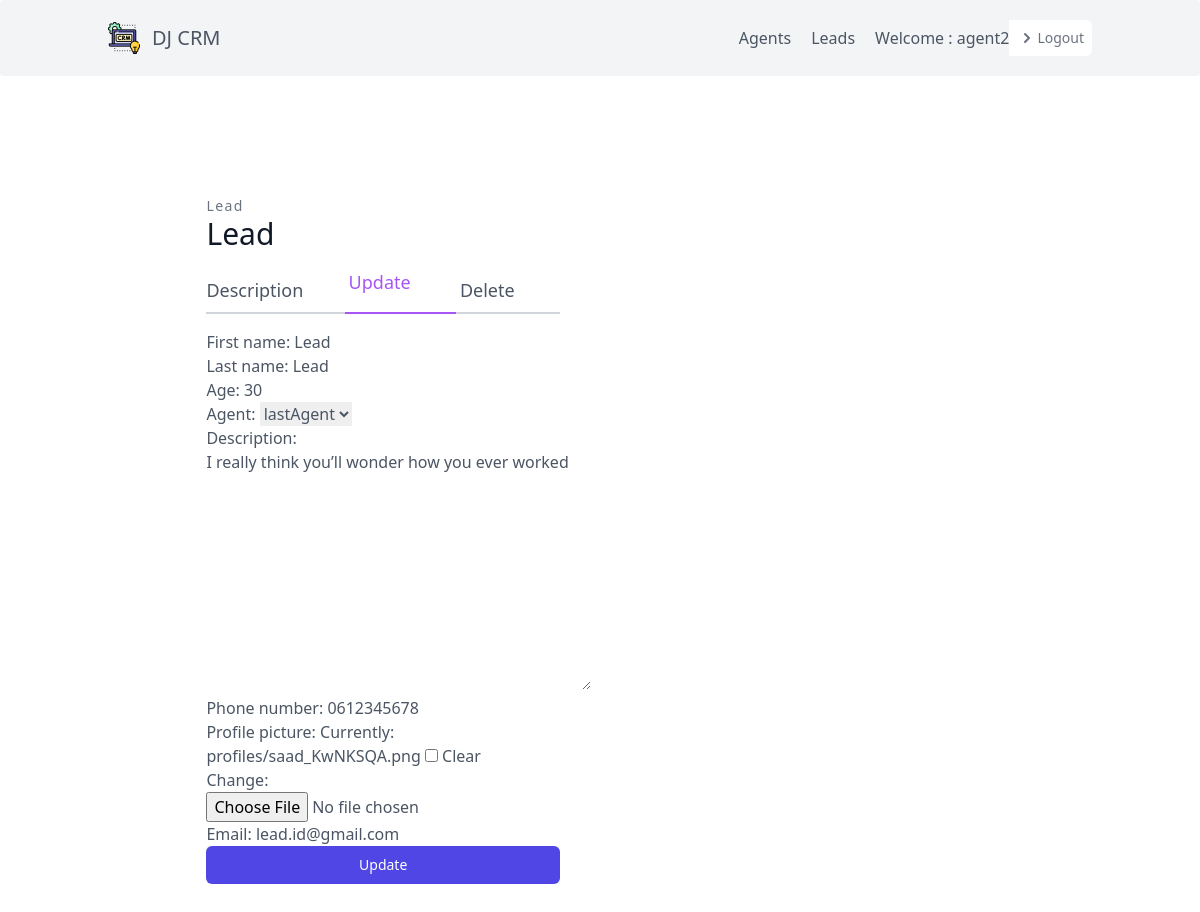
/leads/update/3/ (signed in), run on the app's committed database.
### leads/models.py (models this page shows)
class User(AbstractUser):
    is_organisor = models.BooleanField(default=True)
    is_agent = models.BooleanField(default=False)

class Lead(models.Model):
    first_name = models.CharField( max_length=50)
    last_name  = models.CharField( max_length=50)
    age        = models.IntegerField(default=0)
    organisation = models.ForeignKey(UserProfile, on_delete=models.CASCADE)
    agent      = models.ForeignKey("Agent", null=True, blank=True, on_delete=models.SET_NULL)
    category = models.ForeignKey("Category", related_name="leads", null=True, blank=True, on_delete=models.SET_NULL)
    description = models.TextField()
    date_added = models.DateTimeField(auto_now_add=True)
    phone_number = models.CharField(max_length=20)
    email = models.EmailField()
    profile_picture = models.ImageField(null=True, blank=True,upload_to='profiles/')
    objects = LeadManager()

### leads/views.py (the view, shortened to what this page needs)
# urls.py: path('update/<int:pk>/',LeadUpdateView.as_view(), name='update-lead'),
class LeadUpdateView(OrganisorAndLoginRequiredMixin, generic.UpdateView):
    template_name = "Lead/update_lead.html/"
    form_class = LeadModelForm
    def get_queryset(self):
        user = self.request.user
        return Lead.objects.filter(organisation=user.agent.organisation)

### leads/form.py
class LeadModelForm(forms.ModelForm):
    class Meta:
        model = Lead
        fields = (
            'first_name',
            'last_name',
            'age',
            'agent',
            'description',
            'phone_number',
            'profile_picture',
            'email',
        )

### agents/mixins.py (called while the page is built)
    def dispatch(self, request, *args, **kwargs):
        if not request.user.is_authenticated or not request.user.is_organisor:
            return redirect("dashbord")
        return super().dispatch(request, *args, **kwargs)

### leads/models.py (called while the page is built)
    def get_queryset(self):
        return super().get_queryset()

    def __str__(self):
        return self.user.username

### leads/templates/Lead/update_lead.html
{% extends 'base.html' %} {% load tailwind_filters %} {% block content %}
<section class="text-gray-600 body-font overflow-hidden">
    <div class="container px-5 py-24 mx-auto">
        <div class="lg:w-4/5 mx-auto flex flex-wrap">
            <div class="lg:w-1/2 w-full lg:pr-10 lg:py-6 mb-6 lg:mb-0">
                <h2 class="text-sm title-font text-gray-500 tracking-widest"> Lead</h2>
                <h1 class="text-gray-900 text-3xl title-font font-medium mb-4">{{lead.first_name}}</h1>
                <div class="flex mb-4">
                    <a href="{% url 'leads:detail-lead' lead.id %}" class="flex-grow border-b-2 border-gray-300 py-2 text-lg px-1py-2">Description</a>
                    <a href="{% url 'leads:update-lead' lead.id %}" class="flex-grow text-purple-500 border-b-2 border-purple-500  text-lg px-1">Update</a>
                    <a href="{% url 'leads:delete-lead' lead.id %}" class="flex-grow border-b-2 border-gray-300 py-2 text-lg px-1">Delete</a>
                </div>
                <form method="post" enctype="multipart/form-data">
                    {% csrf_token %} {{ form|crispy }}
                    <div>
                        <button type="submit" class="group relative w-full flex justify-center py-2 px-4 border border-transparent text-sm font-medium rounded-md text-white bg-indigo-600 hover:bg-indigo-700 focus:outline-none focus:ring-2 focus:ring-offset-2 focus:ring-indigo-500">
                    <span class="absolute left-0 inset-y-0 flex items-center pl-3">
                    </span>
                    Update
                  </button>
                    </div>
                </form>
            </div>
        </div>
    </div>
</section>
{% endblock content %}

### templates/navbar.html (shortened to what this page needs)
{% load static %}
<header class="text-gray-600 body-font bg-gray-100 rounded">
    <div class="container mx-auto flex flex-wrap p-5 flex-col md:flex-row items-center">
        <a href="{% url 'dashbord' %}" class="flex title-font font-medium items-center text-gray-900 mb-4 md:mb-0">
            <div class="flex-shrink-0">
                <img class="h-8 w-8" src="{% static 'img/logo.png' %}" alt="Workflow">
            </div>
            <a href="{% url 'dashbord' %}"><span class="ml-3 text-xl">DJ CRM</span></a>
        </a>
        <nav class="md:ml-auto flex flex-wrap items-center text-base justify-center ">
            {% if not request.user.is_authenticated %}
            <a href=" {% url 'signup' %} " class="font-medium text-gree-600 hover:text-indigo-500 ml-5 rounded ">Sign up</a>
            <a href=" {% url 'login' %} " class="font-medium text-indigo-600 hover:text-indigo-500 ml-5 rounded ">Log in</a>
        </nav>
        {% else %} {% if request.user.is_organisor %}
        <a href=" {% url 'agents:agent' %} " class="mr-5 hover:text-gray-900">Agents</a> {% endif %}
        <a href=" {% url 'leads:home' %} " class="mr-5 hover:text-gray-900">Leads</a>
        <p> Welcome : {{ request.user.username }} </p>
        {% if request.user.is_authenticated %}
        <a href="{% url 'logout' %}" class="relative inline-flex items-center px-2 py-2 rounded-r-md bg-white text-sm font-medium text-gray-500 hover:bg-gray-50">
            <svg class="h-5 w-5" xmlns="http://www.w3.org/2000/svg" viewBox="0 0 20 20" fill="currentColor" aria-hidden="true">
            <path fill-rule="evenodd" d="M7.293 14.707a1 1 0 010-1.414L10.586 10 7.293 6.707a1 1 0 011.414-1.414l4 4a1 1 0 010 1.414l-4 4a1 1 0 01-1.414 0z" clip-rule="evenodd" />
          </svg>Logout
        </a>
        {% endif %} {% endif %}
    </div>
</header>

### data on the page
User: user.username "agent2"
Lead: first_name "Lead", last_name "Lead", age "30", agent "lastAgent", description "I really think you’ll wonder how you ever worked", phone_number "0612345678", email "lead.id@gmail.com"
